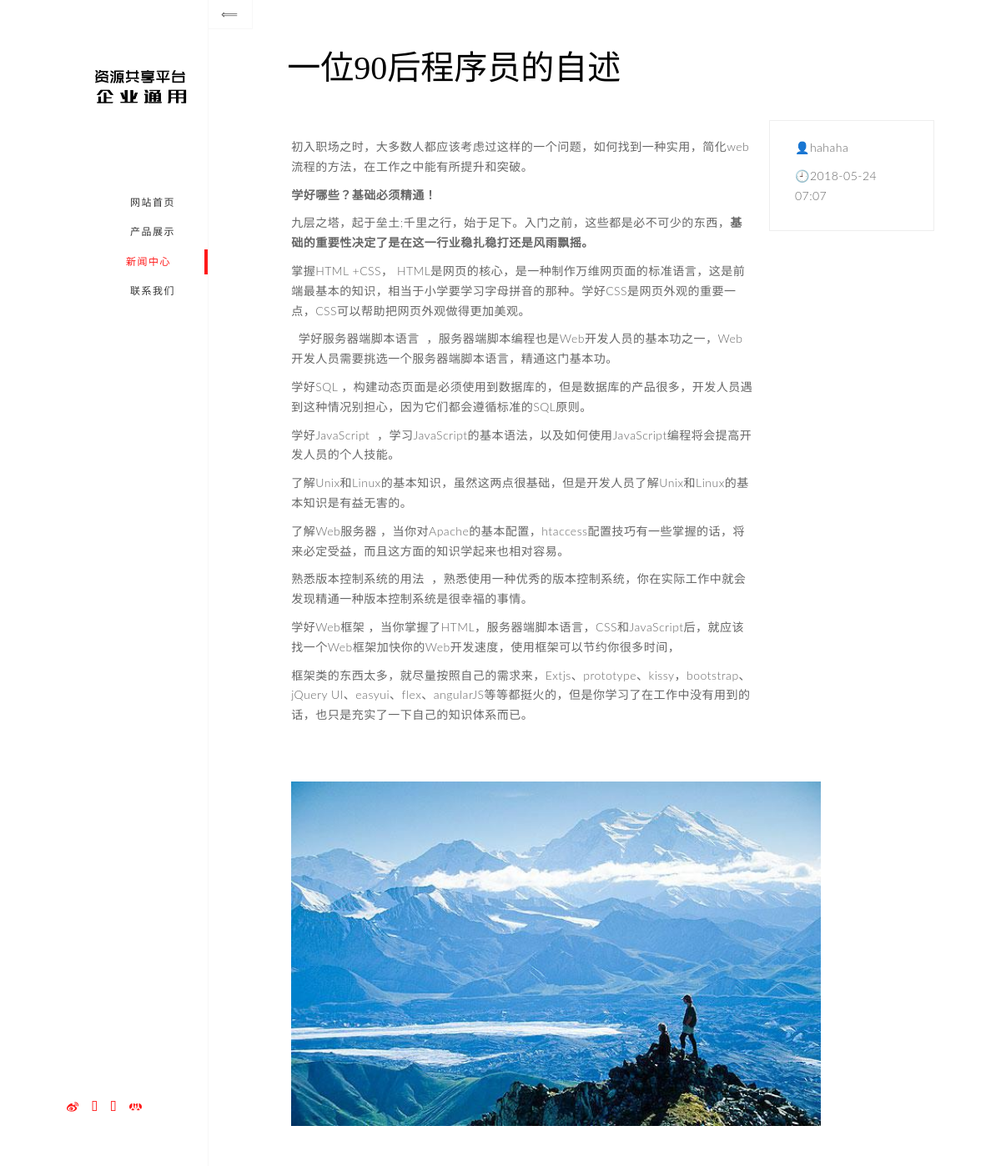
Screenshot of /index.php/news/info?id=2 with the database file from the repository.
### tables this page shows
CREATE TABLE `p_news` (
  `id` int(11) NOT NULL,
  `title` varchar(200) NOT NULL COMMENT '标题',
  `createtime` int(11) NOT NULL DEFAULT '0' COMMENT '创建时间',
  `updatetime` int(11) NOT NULL DEFAULT '0' COMMENT '更新时间',
  `content` text NOT NULL COMMENT '内容',
  `author` varchar(50) NOT NULL COMMENT '作者'
);

CREATE TABLE `p_news_imgs` (
  `id` int(11) NOT NULL,
  `pid` int(11) NOT NULL DEFAULT '0' COMMENT '父id',
  `imgname` varchar(100) NOT NULL COMMENT '图片名称'
);

### xiweb/home/controllers/News.php (called while the page is built, shortened)
<?php
class News extends MY_Controller {
    public function __construct() {
        $this->load->model('News_model', '', true);
    }
    public function info()
    {
        $aGet=$this->input->get();
        $aData=array();
        $aImgs=array();
        $this->News_model->getData($aGet, $aData, $aImgs);
        $data['aData']=$aData;
        $data['aImgs']=$aImgs;
        $this->load->view('news/news_info', $data);
    }
}

### index.php (called while the page is built, shortened)
<?php
require_once BASEPATH.'core/CodeIgniter.php';

### xisys/core/Controller.php (called while the page is built, shortened)
<?php
class CI_Controller {
	private static $instance;
	public function __construct()
	{
		self::$instance =& $this;
	}
	public static function &get_instance()
	{
		return self::$instance;
	}
}

### xisys/core/Model.php (called while the page is built, shortened)
<?php
class CI_Model {
	public function __get($key)
	{
		return get_instance()->$key;
	}
}

### xiweb/home/models/News_model.php (called while the page is built, shortened)
<?php
class News_model extends CI_Model {
    public function getData($aGet, &$aData, &$aImgs){
        $sDataSql = "SELECT id,title,createtime,content,author "
                . "FROM `p_news` WHERE id=".$aGet['id'];
        $sDataQuery = $this->db->query($sDataSql);
        $aData = $sDataQuery->row_array();
        $aData['ymd'] = date('Ymd', $aData['createtime']);
        $aData['datetime'] = date('Y-m-d H:i', $aData['createtime']);
        $sImgsSql = "SELECT imgname FROM `p_news_imgs` WHERE pid=".$aGet['id'];
        $sImgsQuery = $this->db->query($sImgsSql);
        $aImgs = $sImgsQuery->result_array();
    }
}

### xisys/database/DB_driver.php (called while the page is built, shortened)
<?php
abstract class CI_DB_driver {
	public $dbdriver		= 'mysqli';
	public $char_set		= 'utf8';
	public $pconnect		= FALSE;
	public $db_debug		= FALSE;
	public $save_queries		= TRUE;
	protected $_trans_depth		= 0;
	public function initialize()
	{
		$this->conn_id = $this->db_connect($this->pconnect);
		return $this->db_set_charset($this->char_set);
	}
	public function db_set_charset($charset)
	{
		return TRUE;
	}
	public function query($sql, $binds = FALSE, $return_object = NULL)
	{
		if ($sql === '')
		{
			log_message('error', 'Invalid query: '.$sql);
			return ($this->db_debug) ? $this->display_error('db_invalid_query') : FALSE;
		}
		elseif ( ! is_bool($return_object))
		{
			$return_object = ! $this->is_write_type($sql);
		}
		$time_start = microtime(TRUE);
		if (FALSE === ($this->result_id = $this->simple_query($sql)))
		{
			if ($this->save_queries === TRUE)
			{
				$this->query_times[] = 0;
			}
			if ($this->_trans_depth !== 0)
			{
				$this->_trans_status = FALSE;
			}
			$error = $this->error();
			log_message('error', 'Query error: '.$error['message'].' - Invalid query: '.$sql);
			if ($this->db_debug)
			{
				while ($this->_trans_depth !== 0)
				{
					$trans_depth = $this->_trans_depth;
					$this->trans_complete();
					if ($trans_depth === $this->_trans_depth)
					{
						log_message('error', 'Database: Failure during an automated transaction commit/rollback!');
						break;
					}
				}
				return $this->display_error(array('Error Number: '.$error['code'], $error['message'], $sql));
			}
			return FALSE;
		}
		$time_end = microtime(TRUE);
		$RES		= new $driver($this);
		return $RES;
	}
	public function load_rdriver()
	{
		$driver = 'CI_DB_'.$this->dbdriver.'_result';
		if ( ! class_exists($driver, FALSE))
		{
			require_once(BASEPATH.'database/DB_result.php');
		}
		return $driver;
	}
	public function simple_query($sql)
	{
		return $this->_execute($sql);
	}
	public function is_write_type($sql)
	{
		return (bool) preg_match('/^\s*"?(SET|INSERT|UPDATE|DELETE|REPLACE|CREATE|DROP|TRUNCATE|LOAD|COPY|ALTER|RENAME|GRANT|REVOKE|LOCK|UNLOCK|REINDEX)\s/i', $sql);
	}
}

### xisys/database/drivers/mysqli/mysqli_driver.php (called while the page is built, shortened)
<?php
class CI_DB_mysqli_driver extends CI_DB {
	public $compress = FALSE;
	public $stricton;
	public function db_connect($persistent = FALSE)
	{
		if ($this->hostname[0] === '/')
		{
			$hostname = NULL;
			$port = NULL;
			$socket = $this->hostname;
		}
		else
		{
			$hostname = ($persistent === TRUE)
				? 'p:'.$this->hostname : $this->hostname;
			$port = empty($this->port) ? NULL : $this->port;
			$socket = NULL;
		}
		$client_flags = ($this->compress === TRUE) ? MYSQLI_CLIENT_COMPRESS : 0;
		$this->_mysqli = mysqli_init();
		$this->_mysqli->options(MYSQLI_OPT_CONNECT_TIMEOUT, 10);
		if (isset($this->stricton))
		{
			if ($this->stricton)
			{
				$this->_mysqli->options(MYSQLI_INIT_COMMAND, 'SET SESSION sql_mode = CONCAT(@@sql_mode, ",", "STRICT_ALL_TABLES")');
			}
			else
			{
				$this->_mysqli->options(MYSQLI_INIT_COMMAND,
					'SET SESSION sql_mode =
					REPLACE(REPLACE(REPLACE(REPLACE(REPLACE(REPLACE(
					@@sql_mode,
					"STRICT_ALL_TABLES,", ""),
					",STRICT_ALL_TABLES", ""),
					"STRICT_ALL_TABLES", ""),
					"STRICT_TRANS_TABLES,", ""),
					",STRICT_TRANS_TABLES", ""),
					"STRICT_TRANS_TABLES", "")'
				);
			}
		}
		if ($this->_mysqli->real_connect($hostname, $this->username, $this->password, $this->database, $port, $socket, $client_flags))
		{
			return $this->_mysqli;
		}
		return FALSE;
	}
	protected function _execute($sql)
	{
		return $this->conn_id->query($this->_prep_query($sql));
	}
	protected function _prep_query($sql)
	{
		return $sql;
	}
}

### xisys/database/DB_result.php (called while the page is built, shortened)
<?php
class CI_DB_result {
	public $result_array			= array();
	public $current_row			= 0;
	public function __construct(&$driver_object)
	{
		$this->result_id = $driver_object->result_id;
	}
	public function result_array()
	{
		while ($row = $this->_fetch_assoc())
		{
			$this->result_array[] = $row;
		}
		return $this->result_array;
	}
	public function row_array($n = 0)
	{
		$result = $this->result_array();
		return $result[$this->current_row];
	}
}

### xisys/database/drivers/mysqli/mysqli_result.php (called while the page is built, shortened)
<?php
class CI_DB_mysqli_result extends CI_DB_result {
	protected function _fetch_assoc()
	{
		return $this->result_id->fetch_assoc();
	}
}

### xiweb/home/views/news/news_info.php (the view, shortened to what this page needs)
<section id="page-ajax" class=" section-current">
    <a href="javascript:history.back(-1);" class="page-sublink btn btn-default btn-prev page-link">
        <i class="fa fa-long-arrow-left"></i></a>
    <div class="content">
    <div class="container-fluid">
    <div class="row">
        <div class="col-lg-10 col-lg-offset-1">
            <div class="space40"></div>
            <div class="page-header">
                <h3><span class="color-black"><?php echo $aData['title']; ?></span></h3>
            </div>
            <div class="space20"></div>
            <div class="row">
                <div class="col-sm-9 no-padding" style="padding:20px;">
                    <?php echo $aData['content']; ?><br />
                    <?php if(!empty($aImgs)){ ?>
                    <?php foreach($aImgs as $k => $v){ ?>
                        <img src="/data/upload/news/<?php echo $aData['ymd']; ?>/<?php echo $v['imgname']; ?>" style="width: 635px;" />
                    <?php } ?>
                    <?php } ?>
                </div>
                <div class="col-sm-3 col-box bg-white">
                    <p><i class="fa fa-fw fa-user color-default"></i><?php echo $aData['author']; ?></p>
                    <p><i class="fa fa-fw fa-calendar color-default"></i><?php echo $aData['datetime']; ?></p>
                </div>
            </div>
        </div>
    </div>
    </div>
    <div class="space30"></div>
    </div>
</section>

### data/css/style-red.css (style rules this page uses)
html, body { width: 100%; height: 100%; }
body { font-family: 'Lato', sans-serif; font-weight: 400; line-height: 1.7; }
p { letter-spacing: 0.5px; font-size: 14px; line-height: 1.7; color: #666; font-weight: 300; }
a { color: #666; font-size: 14px; font-weight: 300; -webkit-transition: all 0.4s; -moz-transition: all 0.4s; -o-transition: all 0.4s; transition: all 0.4s; }
h1, h2, h3, h4, h5, h6, a, small { font-family: 'Oswald', serif; }
h3 { font-size: 40px; font-weight: 300; }
.color-black { color: #000000; }
.color-default { color: #ff1919; }
.bg-white { background: #fff; }
.col-box { padding: 20px 30px; border: 1px solid #eee; margin-left: -1px; margin-bottom: -1px; }
.no-padding { padding: 0; }
.page-wrapper section { position: absolute; z-index: -1; top: 0; left: 0; bottom: 0; right: 0; -webkit-backface-visibility: hidden; -moz-backface-visibility: hidden; backface-visibility: hidden; visibility: hidden; -webkit-transform: translate3d(0, 0, 0); -moz-transform: translate3d(0, 0, 0); -o-transform: translate3d(0, 0, 0); transform: translate3d(0, 0, 0); -webkit-transform: preserve-3d; -moz-transform: preserve-3d; -o-transform: preserve-3d; transform: preserve-3d; background: #fff; overflow: hidden; }
.page-wrapper section.section-current { visibility: visible; z-index: 1; }
.page-wrapper section .content { position: relative; width: 100%; min-height: 100%; height: 100%; overflow: hidden; overflow-y: scroll; -webkit-overflow-scrolling: touch; }
.page-wrapper section .btn-prev { position: fixed; z-index: 999; top: -1px; left: -1px; margin: 0; }
.page-header { padding: 0px; margin: 0; margin-bottom: 20px; border: 0; color: #ff1919; text-transform: uppercase; }
.page-header h1, .page-header h2, .page-header h3 { margin-bottom: 10px; }
.btn { background: #fff; color: #666666; border: 1px solid #f7f7f7; -webkit-transition: all 0.8s ease 0s; -moz-transition: all 0.8s ease 0s; -o-transition: all 0.8s ease 0s; transition: all 0.8s ease 0s; border-radius: 0; padding: 10px 15px; margin: 10px 1px; cursor: pointer; font-family: 'Oswald', serif; text-transform: uppercase; font-weight: 300; text-decoration: none; letter-spacing: 1.5px; }
.space20 { height: 20px; }
.space30 { height: 30px; }
.space40 { height: 40px; }

### rows the page displays
p_news: title "一位90后程序员的自述", content "初入职场之时，大多数人都应该考虑过这样的一个问题，如何找到一种实用，简化web流程的方法，在工作之中能有所提升和突破。 学好哪些？基础必须精通！ 九层之塔，起于垒土;千里之行，始于足下。入门之前，这些都是必不可少的东西， 基础的重要性决定了是在这一行业稳扎稳打还是风雨飘摇。 掌握HTML +CSS， HTML是网页的核心，是一种制作万维网页面的标准语言，这是前端最基本的知识，相当于小学要学习字母拼音的那种。学好CSS是网页外观的重要一点，CSS可以帮助把网页外观做得更加美观。 学好服务器端脚本语言 ，服务器端脚本编程也是Web开发人员的基本功之一，Web开发人员需要挑选一个服务器端脚本语言，精通这门基本功。 学好SQL ，构建动态页面是必须使用到数据库的，但是数据库的产品很多，开发人员遇到这种情况别担心，因为它们都会遵循标准的SQL原则。 学好JavaScript ，学习JavaScript的基本语法，以及如何使用JavaScript编程将会提高开发人员的个人技能。 了解Unix和Linux的基本知识，虽然这两点很基础，但是开发人员了解Unix和Linux的基本知识是有益无害的。 了解Web服务器 ，当你对Apache的基本配置，htaccess配置技巧有一些掌握的话，将来必定受益，而且这方面的知识学起来也相对容易。 熟悉版本控制系统的用法 ，熟悉使用一种优秀的版本控制系统，你在实际工作中就会发现精通一种版本控制系统是很幸福的事情。 学好Web框架…", author "hahaha"
p_news_imgs: imgname (picture)

### other values shown
$aData['datetime'] "2018-05-24 07:07"
